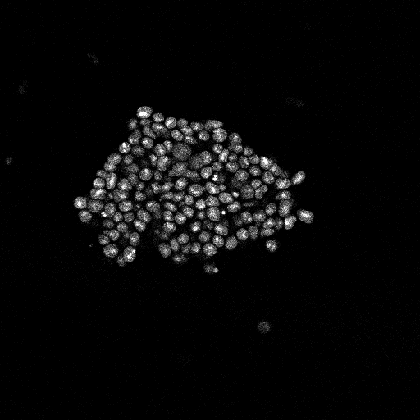
%> input picture Scripts/User/Eric/Wnt/test_nuc_z12.tiff, 420 x 420 px, shrunk from 512 x 512 before the run
$ octave --eval "result = segmentWntfromLeica(imread('test_nuc_z12.tiff'));"   (GNU Octave 9; MATLAB toolbox functions it lacks are replaced by stand-ins)
%> lines starting %> are read from the running program, lines starting %| are printed output that depends on the picture; in (x1, y1, x2, y2) boxes, pixels count from 0 and x2, y2 are one past the last pixel; in counts of white or black regions, pixels touching at a corner belong together; the program's own positions count from 1
### Filtering/medianFilter.m
function out = medianFilter(image, ksize, padding)
%> called with ksize = 5
%
% out = medianFilter(image, radius)
%
% description:
%     replaces each pixel by median of pixels within radius
%
% input:
%     image            image to filter
%     ksize            h x w (x l) size of the fitler
%
% output:
%     out              filtered image
%
% See also: meanShiftFilter, bilateralFilter

dim = ndims(image);
%> dim = 2

if dim < 2 || dim > 4
   error('medianFilter: expect 2d or 3d gray scale image!');
end

image = double(image);

if nargin < 2
   ksize = 3;
end
if length(ksize) < dim
   ksize = repmat(ksize(1), dim,1);
%> ksize = [5; 5]
else
   ksize = ksize(1:dim);
end

if nargin < 3
   padding = 'replicate';
end


switch dim
   case 2
      % matlab is inconsistent as usual: replicate padding option not available -> use own median filter
      % out = medfilt2(image, ksize, padding);

      if nargin < 4
         chuncksize = 1;
      end

      out = functionFilter(image, ksize, 'median', padding, chuncksize);


   case 3


      if nargin < 4
         chuncksize = 1;
      end

      out = functionFilter(image, ksize, 'median', padding, chuncksize);

end

end

### Filtering/functionFilter.m
function out = functionFilter(image, ksize, func, padding, chunkfactor)
%> called with ksize = [5; 5], func = 'median', padding = 'replicate', chunkfactor = 1
%
% out = functionFilter(image, ksize, func, padding)
%
% description:
%     replaces each pixel by applying the function fun to the vector of
%     values in the neighbourhood specified by radius
%
% input:
%     image            image to filter (2d or 3d grayscale)
%     ksize            h x w (x l) filter size
%     func             name or handle to function applied to an array of values
%                      with row corresponding to values in a pixel neighbourhood
%                      e.g. for a median fitler use func = @(x)(median(x,2))
%                      possible names: 'median', 'min', 'max'
%     padding          padding option for fitering at boundaries ('symmetric')
%
% output:
%     out              filtered image
%
% See also: meanShiftFilter, bilateralFilter, medianFilter


% prolog


if isscalar(image), out = image; return, end
sizI = size(image);
%> sizI = [420 420]
d = ndims(image);
%> d = 2

if d < 1 || d > 3
   error('functionFilter: image should be 1d, 2d or 3d gray scale image')
end


if nargin < 2
   ksize = 3;
else
   ksize = ksize(:)';
%> ksize = [5 5]
end


if numel(ksize)==2
    ksize = [ksize 1];
%> ksize = [5 5 1]
elseif isscalar(ksize)
    if sizI(1)==1
        ksize = [1 ksize 1];
    else
        ksize = [ksize 1 1];
    end
end

if nargin < 3
   func = @(x)(median(x,2));
elseif ischar(func)
   switch func
      case 'median'
        func = @(x)(median(x,2));
      case 'min'
        func = @(x)(min(x,[],2));
      case 'max'
        func = @(x)(max(x,[],2));
   end
end

if nargin < 4
   padding = 'replicate';
end

if nargin < 5
    chunkfactor = 1;
end
if chunkfactor<1, chunkfactor = 1; end

% [7 lines of commented-out code are left out]

N = numel(image);
%> N = 176400
radius = ceil((ksize-1)/2);
%> radius = [2 2 0]
n = prod(2*radius+1);
if n==1, out = image; return, end
nchunk = (1:ceil(N/n/chunkfactor):N);
if nchunk(end)~=N, nchunk = [nchunk N]; end

out = image;
image = padarray(image, radius, padding);
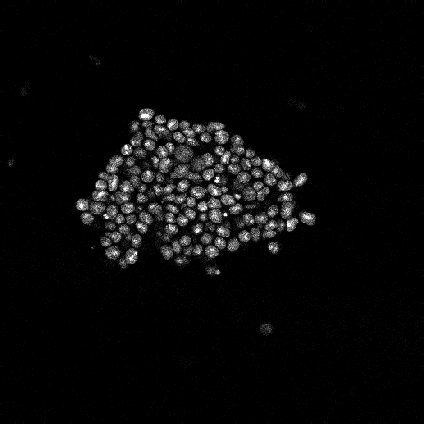
%> image: size 424x424 double; min 0, max 1, mean 0.035
sizP = size(image);
if numel(sizI)==2
    sizI = [sizI 1];
    sizP = [sizP 1];
end

% Creating the index arrays (INT32)
inc = zeros([3 2*radius+1],'int32');
radius = int32(radius);
[inc(1,:,:,:), inc(2,:,:,:), inc(3,:,:,:)] = ndgrid(...
    [0:-1:-radius(1) 1:radius(1)],...
    [0:-1:-radius(2) 1:radius(2)],...
    [0:-1:-radius(3) 1:radius(3)]);
inc = reshape(inc,1,3,[]);

I = zeros([sizI 3],'int32');
sizI = int32(sizI);
[I(:,:,:,1), I(:,:,:,2), I(:,:,:,3)] = ndgrid(...
    (1:sizI(1))+radius(1),...
    (1:sizI(2))+radius(2),...
    (1:sizI(3))+radius(3));
I = reshape(I,[],3);


% Filtering

for i = 1:length(nchunk)-1

    Im = repmat(I(nchunk(i):nchunk(i+1),:),[1 1 n]);
    Im = bsxfun(@plus,Im,inc);

    I0 = Im(:,1,:) +...
        (Im(:,2,:)-1)*sizP(1) +...
        (Im(:,3,:)-1)*sizP(1)*sizP(2);
    I0 = squeeze(I0);

    out(nchunk(i):nchunk(i+1)) = func(image(I0));
end
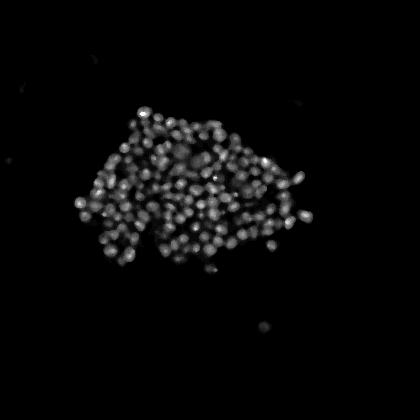
%> out: size 420x420 double; min 0, max 1, mean 0.0307

%out = cast(out,class0);

end

### Segmentation/thresholdMixtureOfGaussians.m
function threshold = thresholdMixtureOfGaussians(image, probability)
%> called with probability = 0.5
%
% threshold = thresholdMixtureOfGaussians(image, probability)
%
% description:
%      fits the sum of three gaussians to the histogram of image and
%      infers the threshold based on the foreground probablity
%
% input:
%      image        input image to calculate threshold for
%      probablity   probability of a pixel belonging to foreground
%
% output:
%      threshold    threshold level
%
% reference:
%      CellProfiler, Broad Institute, MIT

if nargin < 2
   probability = 0.5;
end
probBackground = 1 - probability;

image = double(image(:));

if length(image) > 512^2
   %defaultStream = RandStream.getGlobalStream;
   %savedState = defaultStream.State;
   %RandStream.setGlobalStream(RandStream('mt19937ar','seed',0));
   indexes = randperm(length(image));
   %defaultStream.State = savedState;
   image = image(indexes(1:512^2));
end

image = sort(image);
image = image(ceil(length(image)*0.01):round(length(image)*0.99)); % cut off lower and top 1%


nClasses = 3;
classMean(1) = image(round(length(image)*probBackground/2));                      % Initialize background class
classMean(3) = image(round(length(image)*(1 - probability/2)));                % Initialize foregournd class
classMean(2) = (classMean(1) + classMean(3))/2;                                   % Initialize intermediate class
classStd(1:3) = 0.15;

pClass(1) = 3/4*probBackground;
pClass(2) = 1/4*probBackground + 1/4*probability;
pClass(3) = 3/4*probability;


 % Expectation-Maximization algorithm for fitting the three Gaussians
 delta = 1;
 while delta > 0.001
     oldClassMean = classMean;

     % Update probabilities of a pixel belonging to the background or
     % object1 or object2
     for k = 1:nClasses
         pPixelClass(:,k) = pClass(k)* 1/sqrt(2*pi*classStd(k)^2) * exp(-(image - classMean(k)).^2/(2*classStd(k)^2)); %#ok<AGROW>
     end
     pPixelClass = pPixelClass ./ repmat(sum(pPixelClass,2) + eps,[1 nClasses]);

     % Update parameters in Gaussian distributions
     for k = 1:nClasses
         pClass(k) = mean(pPixelClass(:,k)); %#ok<AGROW>
         classMean(k) = sum(pPixelClass(:,k).*image)/(length(image)*pClass(k)); %#ok<AGROW>
         classStd(k)  = sqrt(sum(pPixelClass(:,k).*(image - classMean(k)).^2)/(length(image)*pClass(k))) + sqrt(eps);    % Add sqrt(eps) to avoid division by zero
     end

     % Calculate change
     delta = sum(abs(classMean - oldClassMean));
 end
%> this loop made 1 pass
%> (oldClassMean, delta) on pass 1: ([-15 -15 -15], 0)
%> after the loop, classMean = [-15 -15 -15]; classStd = [1.49e-08 1.49e-08 1.49e-08]; pClass = [0.323 0.215 0.323]

 % find if intermediate class 2 encodes background or object pixels.
 threshold = linspace(classMean(1),classMean(3),10000);
 class1Gaussian = pClass(1) * 1/sqrt(2*pi*classStd(1)^2) * exp(-(threshold - classMean(1)).^2/(2*classStd(1)^2));
 class2Gaussian = pClass(2) * 1/sqrt(2*pi*classStd(2)^2) * exp(-(threshold - classMean(2)).^2/(2*classStd(2)^2));
 class3Gaussian = pClass(3) * 1/sqrt(2*pi*classStd(3)^2) * exp(-(threshold - classMean(3)).^2/(2*classStd(3)^2));
 if abs(pClass(2) + pClass(3) - probability) < abs(pClass(3) - probability)
     % intermediate class 2 encodes object pixels
     backgroundDistribution = class1Gaussian;
     objectDistribution = class2Gaussian + class3Gaussian;
 else
     % Intermediate class 2 encodes background pixels
     backgroundDistribution = class1Gaussian + class2Gaussian;
     objectDistribution = class3Gaussian;
 end

 % threshold at the intersection of the background and foregournd
 [ignore,index] = min(abs(backgroundDistribution - objectDistribution)); %#ok Ignore MLint
%> ignore = 5761297.7; index = 1
 threshold = threshold(index);
%> threshold = -15

end

### ImageProcessing/Tools/imoverlay.m
function out = imoverlay(in, mask, color, intensity, rescale)
%
% out = imoverlay(in, mask, color, intensity, rescale)
%
% description:
%    replace pixels in image specifed by mask with specified color
%    if intensity flag is true the intensity in the new color matches the old one
%
% input:
%    in        input image, 2d, 3d, gray or color
%    mask      mask where pixels should be changed
%    intensity (optional) make masked pixels intensity the one of the old pixels (false)
%    rescale   (optional) rescale original image intensitites (true)
%
% output:
%    out      overlayed image
%

% based on imoverlay by Steven L. Eddins, The MathWorks, Inc.

if nargin < 3 || isempty(color)
    color = [1 0 0];
end
color = imcolorspec2rgb(color);

if nargin < 4
   intensity = false;
end
if nargin < 5
   rescale = false;
end

mask = (mask ~= 0);

dim = ndims(mask);
idim = ndims(in);

% image class unit8 or unit16
if intensity
   if rescale
      in = im2uint16(double(in) / max(in(:))) / 256;
   else
      in = im2uint16(in) / 256;
   end
   col = im2uint16(color) / 256;
else
   if rescale
      in = im2uint8(double(in) / max(in(:)));
   else
      in = im2uint8(in);
   end
   col = im2uint8(color);
end


% Initialize the red, green, and blue output channels.
if dim == 2
   if idim == 2
      %

      % Input is grayscale.  Initialize all output channels the same.
      out_red   = in;
      out_green = in;
      out_blue  = in;
   elseif idim == 3
      % Input is RGB truecolor.
      out_red   = in(:,:,1);
      out_green = in(:,:,2);
      out_blue  = in(:,:,3);
   else
      error('imoverlay: input image has inconsistent dimension');
   end

elseif dim ==3
    if idim == 3
      % Input is grayscale.  Initialize all output channels the same.
      out_red   = in;
      out_green = in;
      out_blue  = in;

    elseif idim == 4
      % Input is RGB truecolor.
      out_red   = in(:,:,:,1);
      out_green = in(:,:,:,2);
      out_blue  = in(:,:,:,3);
   else
      error('imoverlay: input image has inconsistent dimension');
   end

else
   error('imoverlay: input mask has inconsistent dimension');
end

% replace masked pixels
if intensity
   if dim == 2
      if idim == 2
         inm = in(mask);
      else  % idim == 3
         inm = sqrt(sum(double(in(mask)).^2, 3));
      end
   else % dim == 3
      if idim == 3
         inm = in(mask);
      else % idim == 4
         inm = sqrt(sum(double(in(mask)).^2, 4));
      end
   end

   out_red(mask)   = inm * col(1);
   out_green(mask) = inm * col(2);
   out_blue(mask)  = inm * col(3);

   out_red(~mask)   = out_red(~mask) * 256;
   out_green(~mask) = out_green(~mask) * 256;
   out_blue(~mask)  = out_blue(~mask) * 256;

   out_red   = im2uint8(out_red);
   out_green = im2uint8(out_green);
   out_blue  = im2uint8(out_blue);

else  % intensity == false
   out_red(mask)   = col(1);
   out_green(mask) = col(2);
   out_blue(mask)  = col(3);
end


% combine colors
if dim == 2
   out = cat(3, out_red, out_green, out_blue);
else
   out = cat(4, out_red, out_green, out_blue);
end

### Scripts/User/Eric/Wnt/segmentWntfromLeica.m
function imgseg = segmentWntfromLeica(img)

imgd = double(img);
imgd = mat2gray(imgd);

imglogvals = log2(imgd(:)+eps);
% ie lower limit 1 on 16 bit image.
imglogvals(imglogvals < -15) = -15;
imglogvals(imglogvals > 0) = 0;

%% thresholding / masking

param.filter.median = 5; %3;
imgmed = medianFilter(imgd, param.filter.median);

thlog = 2^thresholdMixtureOfGaussians(imglogvals, 0.5);
%> thlog = 3.05e-05
thmed = thresholdMixtureOfGaussians(imgmed, 0.5);
%> the loop in thresholdMixtureOfGaussians (call 2), `while delta > 0.001` made 2 passes
%> (oldClassMean, delta) on passes 1 to 2: ([0 0 0], 0.0763), ([0.0254 0.0254 0.0254], 6.28e-13)
%> thmed = 0.0254

imgth = imgd;
imgth(imgth < thmed) = 0;

imgmask = imgth > 0;
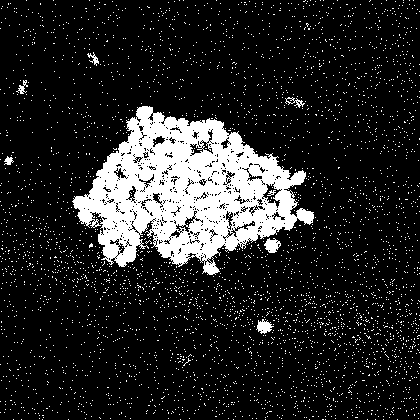
%> imgmask: size 420x420 logical; 14.6% white; 3797 white regions (3789 under 20 px), largest, box (x1, y1, x2, y2) and area: (72, 106, 314, 275) 20700, (264, 238, 281, 253) 163, (256, 319, 274, 334) 153
% remove small fragments and small isolated minima with imopen
imgmask = imopen(imgmask, strel('disk', 2));
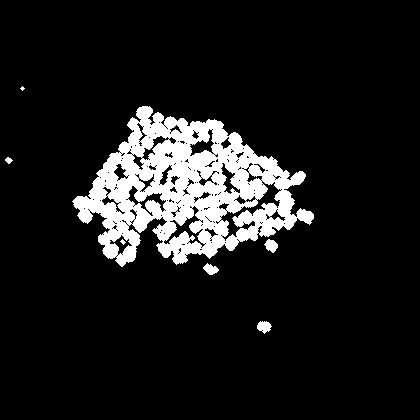
%> imgmask: size 420x420 logical; 10.7% white; 7 white regions (2 under 20 px), largest, box (x1, y1, x2, y2) and area: (72, 106, 314, 267) 18523, (257, 321, 272, 334) 128, (264, 239, 278, 253) 124, (203, 263, 219, 275) 114, (5, 157, 13, 164) 34
%> the run ends on the next line


figure(1)
implottiling({imgth, imoverlay(imgth, imgmask)})


imgf = immask(imgmed, imgmask);
imgf = medianFilter(imgf, 3);
imgf = immask(imgf, imgmask);
figure(2)
implot(imgf)

%% Filtering / Seeding

% gaussian smoothing
%imgdg = gaussianFilter(imgd,3,10);
%imgdg = img;
imgdg = mat2gray(imclip(mat2gray(img), 0, 0.4));

figure(7)
imshow(imgdg)

% median filter  ?? also computed above
% imgf = medianFilter(imgdg, 3);

% mean shift
%imgf = meanShiftFilter(imgd, 3, 0.1);

% disk [ksize or outer-box, width of ring, wt-inner disk, wt-ring]
%imgf = diskFilter(imgf, 11, 1, 1, -1);
%imgf = sphereFilter(imgdg, 11);

% Laplacian of Gaussians
param.filter.logsize = [20, 20];
imgf = logFilter(max(imgdg(:)) - imgdg, param.filter.logsize);


% find maxima using h-max detection
param.filter.hmax = 0.02;  %0.02;
%imgmax = imregionalmax(imgf);
imgmax = imextendedmax(mat2gray(imgf), param.filter.hmax);


figure(6)

implottiling({imoverlaylabel(mat2gray(imgf), bwlabeln(imgmax)), imoverlaylabel(mat2gray(img), bwlabeln(imgmax))});


%% Watershed Segmentation on Image

%dilating the maxima can help
imgmaxd = imdilate(imgmax, strel('disk', 1));
%imgmaxd = imgmax;

% watershed
imgmin = imimposemin(max(imgmed(:)) - imgmed, imgmaxd);
imgws = watershed(imgmin);
imgseg = double(imgws) .* double(imgmask);

imgseg = imlabelseparate(imgseg);

% [15 lines of commented-out code are left out]

%%

figure(11)
clf
implottiling({imcolorize(imgseg), gray2rgb(mat2gray(img)) .* imcolorize(imgseg)})
